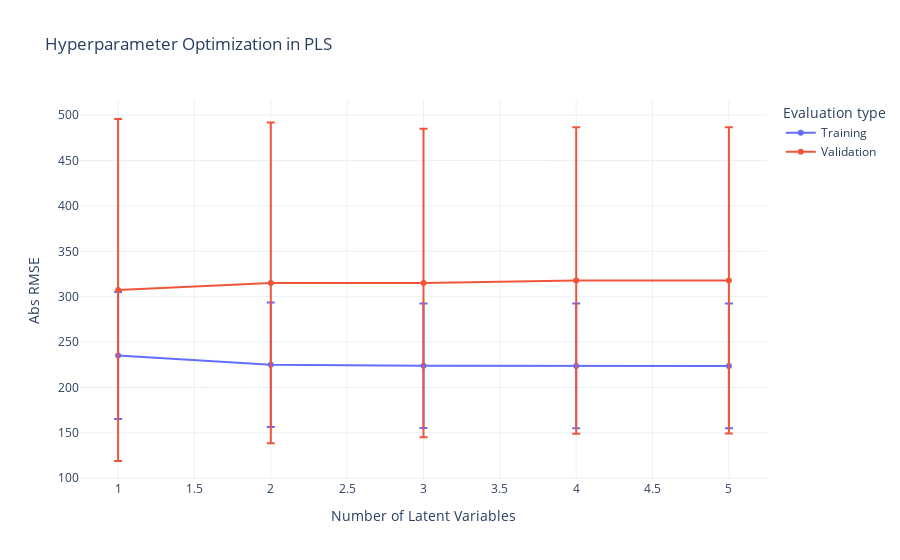

The code cell stored with this chart in its notebook:
### Code cell
plot_pls_cross_validation(train_eval, valid_eval, range_LV=range_LV)

### Figure 1 — Plotly figure (JSON) as saved in the notebook; plotly's stock layout.template omitted (floating-point values rounded to 4 significant figures)
{"data": [{"error_y": {"array": [70.03, 68.67, 68.67, 68.64, 68.64], "type": "data", "visible": true}, "name": "Training", "type": "scatter", "x": [1, 2, 3, 4, 5], "y": [235.1, 225.0, 223.9, 223.8, 223.8]}, {"error_y": {"array": [188.4, 176.6, 169.8, 168.9, 168.7], "type": "data", "visible": true}, "name": "Validation", "type": "scatter", "x": [1, 2, 3, 4, 5], "y": [307.4, 315.2, 315.1, 317.9, 317.9]}], "layout": {"legend": {"title": {"text": "Evaluation type"}}, "title": {"text": "Hyperparameter Optimization in PLS"}, "xaxis": {"title": {"text": "Number of Latent Variables"}}, "yaxis": {"title": {"text": "Abs RMSE"}}}}
